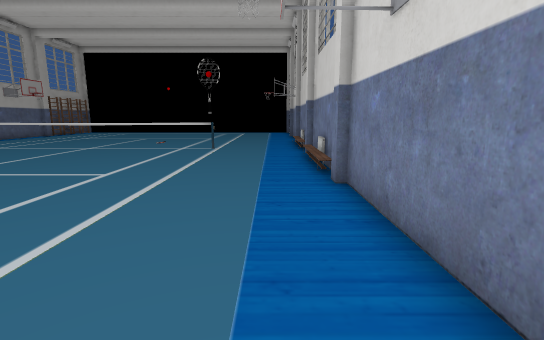
view 1 (above)

19 first-person views from a walk through a 3-D level made in the Unity game engine. The camera is 1.4 m above the floor, tilts 10° down and sees 85° across. Doors are open. The floor is counted in squares, 1 m on a side. Each view is taken from the middle of a square. On the plan, view 1 faces up. The plan holds only what a view shows up to about 14 squares ahead; the rest is blank. The player is left out. Some surface patterns are stand-ins.

view 2
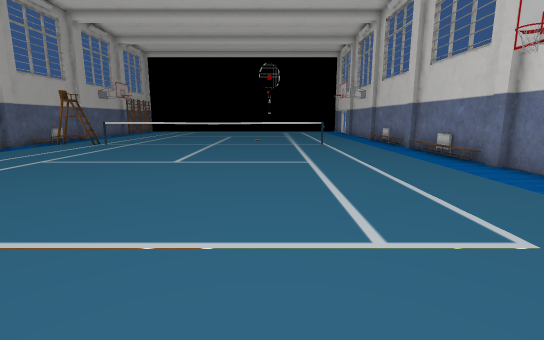

view 3
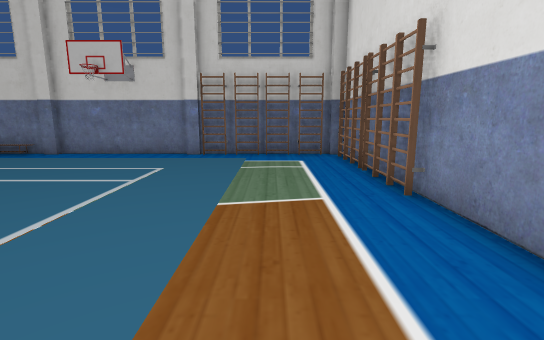

view 4
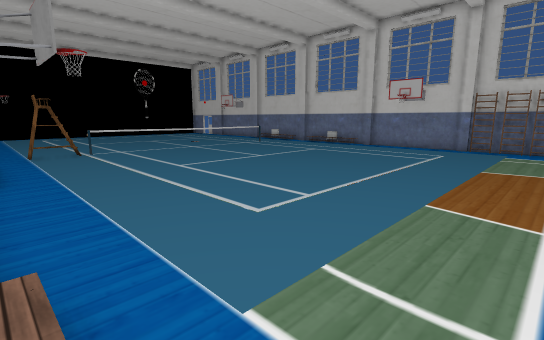

view 5
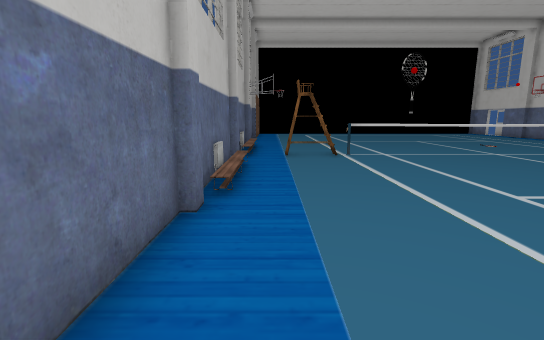

view 6
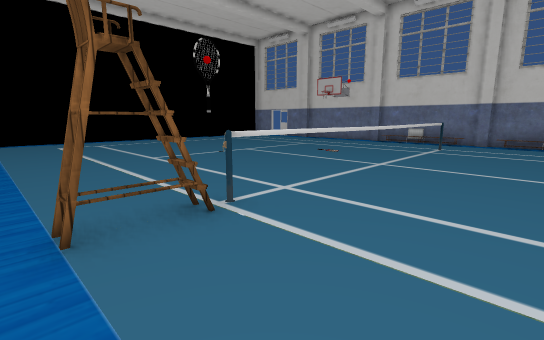

view 7
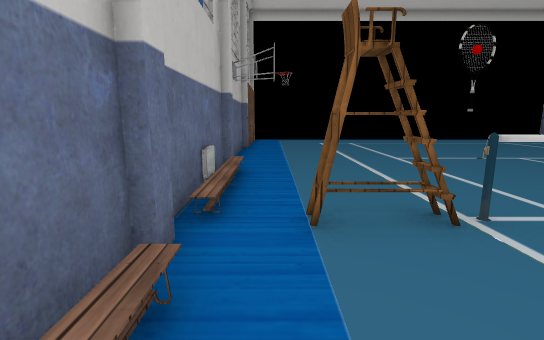

view 8
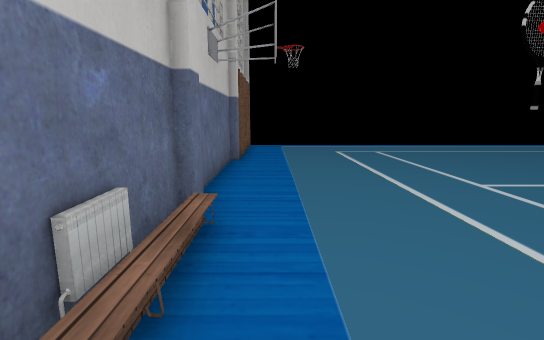

view 9
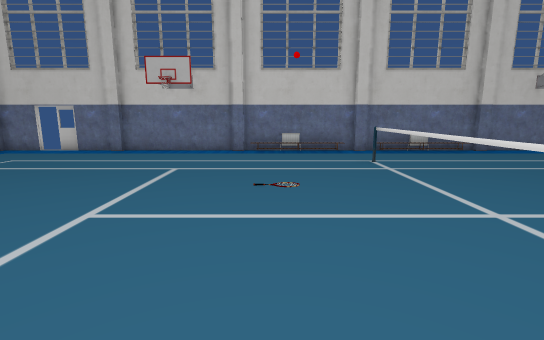

view 10
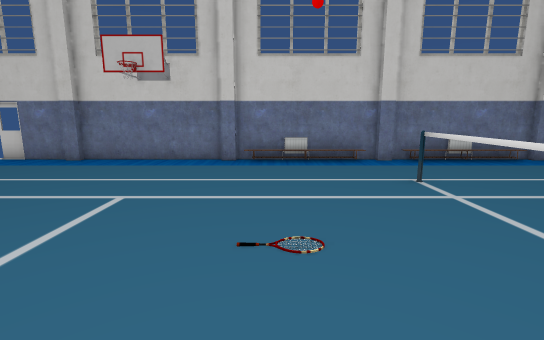

view 11
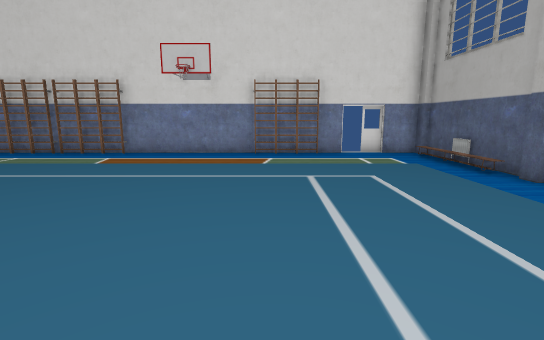

view 12
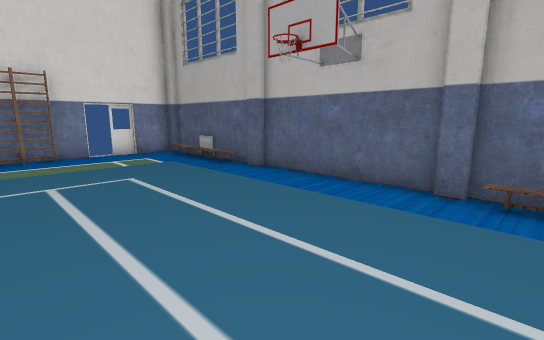

view 13
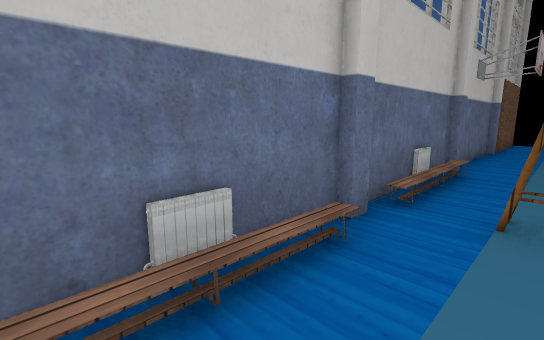

view 14
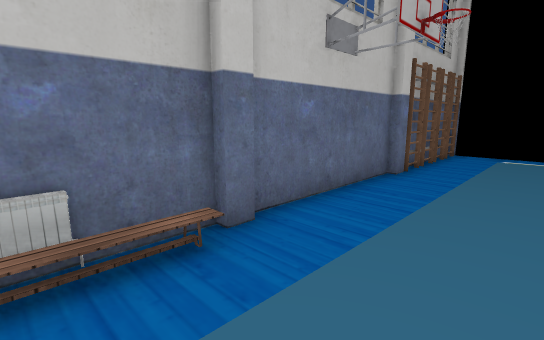

view 15
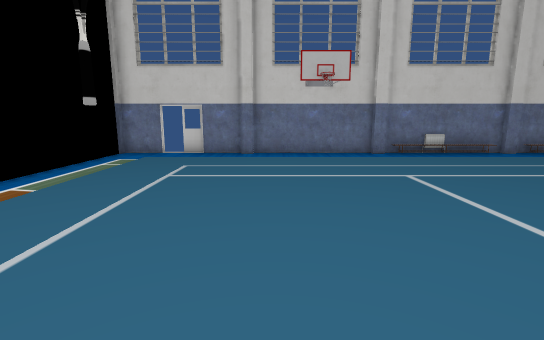

view 16
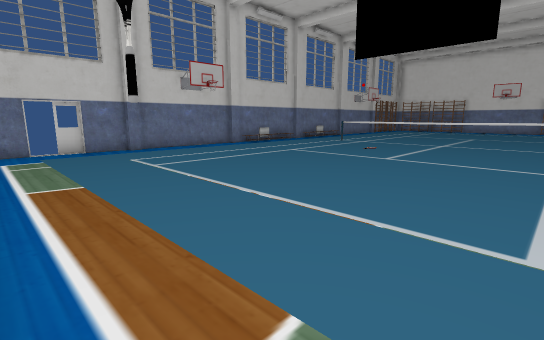

view 17
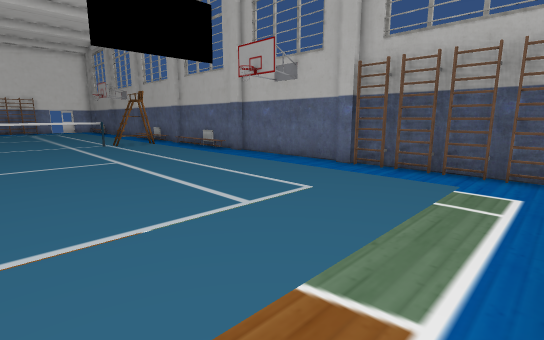

view 18
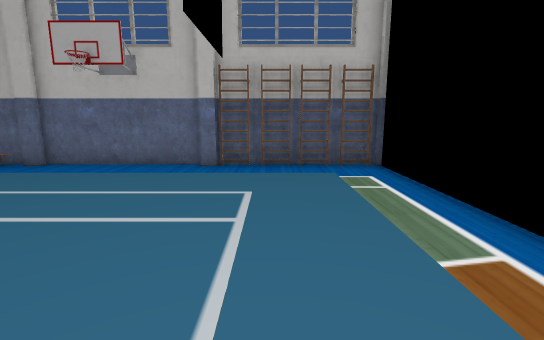

view 19
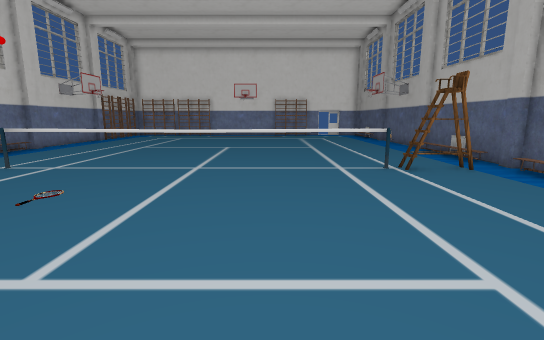

### Floor plan
Key: @ floor where view 1 was taken; # wall or solid block; . floor; / step, stairs or slope; D open door; T thing the floor can be seen under or through; P pole; L ladder; C chair; R radiator; O other object.
Columns run from 18 left of view 1 to 2 right of it. Each row starts with its distance up from view 1.
 28 ##..................#
 27 #L..................#
 26 ##..................D
 25 #L...........#......D
 24 #L..................#
 23 ##..................#
 22 #...................#
 21 #...................#
 20 #...................#
 19 #...................#
 18 #...................#
 17 #................../#
 16 #O................./#
 15 #R................./#
 14 #O................./#
 13 #O.CCPTTTTTTTTTTP../#
 12 #................../#
 11 #O................./#
 10 #R................./#
  9 #O................./#
  8 #O................./#
  7 #................../#
  6 #................../#
  5 #...................#
  4 #...................#
  3 #...................#
  2 #...................#
  1 #..................##
  0 #O................@L#
 -1 #O.................L#
 -2 #R.................L#
 -3 #/.................L#
 -4 #/.................L#
 -5 ###DD#LL######LL#LL##

Where each view was taken, in squares from view 1:
view 1: 0 up, 0 right, facing up
view 2: 2 down, 5 left, facing up
view 3: 2 down, 10 left, facing right
view 4: 3 down, 17 left, facing up-right
view 5: 2 up, 16 left, facing up
view 6: 9 up, 16 left, facing up-right
view 7: 9 up, 16 left, facing up
view 8: 13 up, 16 left, facing up
view 9: 16 up, 12 left, facing right
view 10: 16 up, 9 left, facing right
view 11: 8 up, 11 left, facing down
view 12: 8 up, 11 left, facing down-left
view 13: 8 up, 15 left, facing up-left
view 14: 15 up, 14 left, facing up-left
view 15: 22 up, 11 left, facing right
view 16: 28 up, 12 left, facing down-right
view 17: 28 up, 9 left, facing down-left
view 18: 25 up, 8 left, facing left
view 19: 21 up, 10 left, facing down
